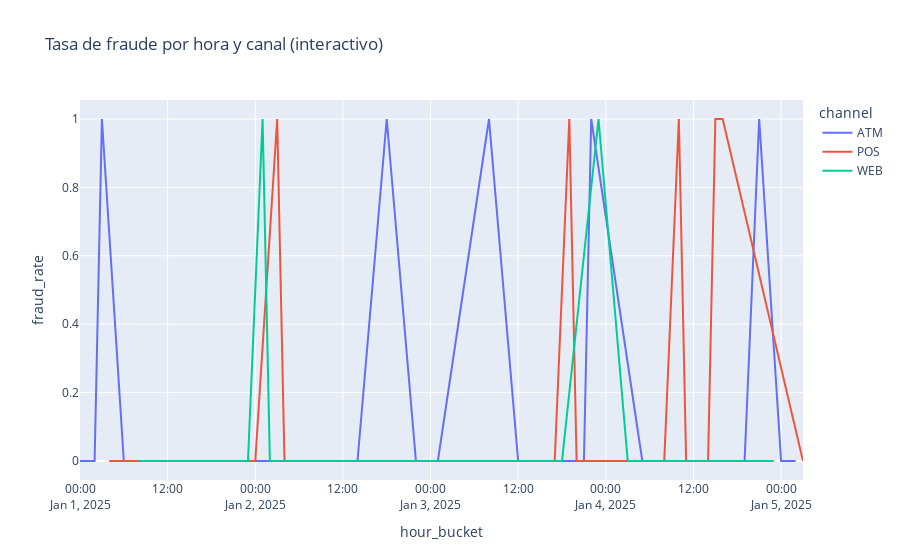

Here is the notebook cell this chart was saved with:
### Code cell
# Celda 11: Dashboard interactivo con Plotly
import plotly.express as px

fig = px.line(agg, x="hour_bucket", y="fraud_rate", color="channel",
              title="Tasa de fraude por hora y canal (interactivo)")
fig.show()
